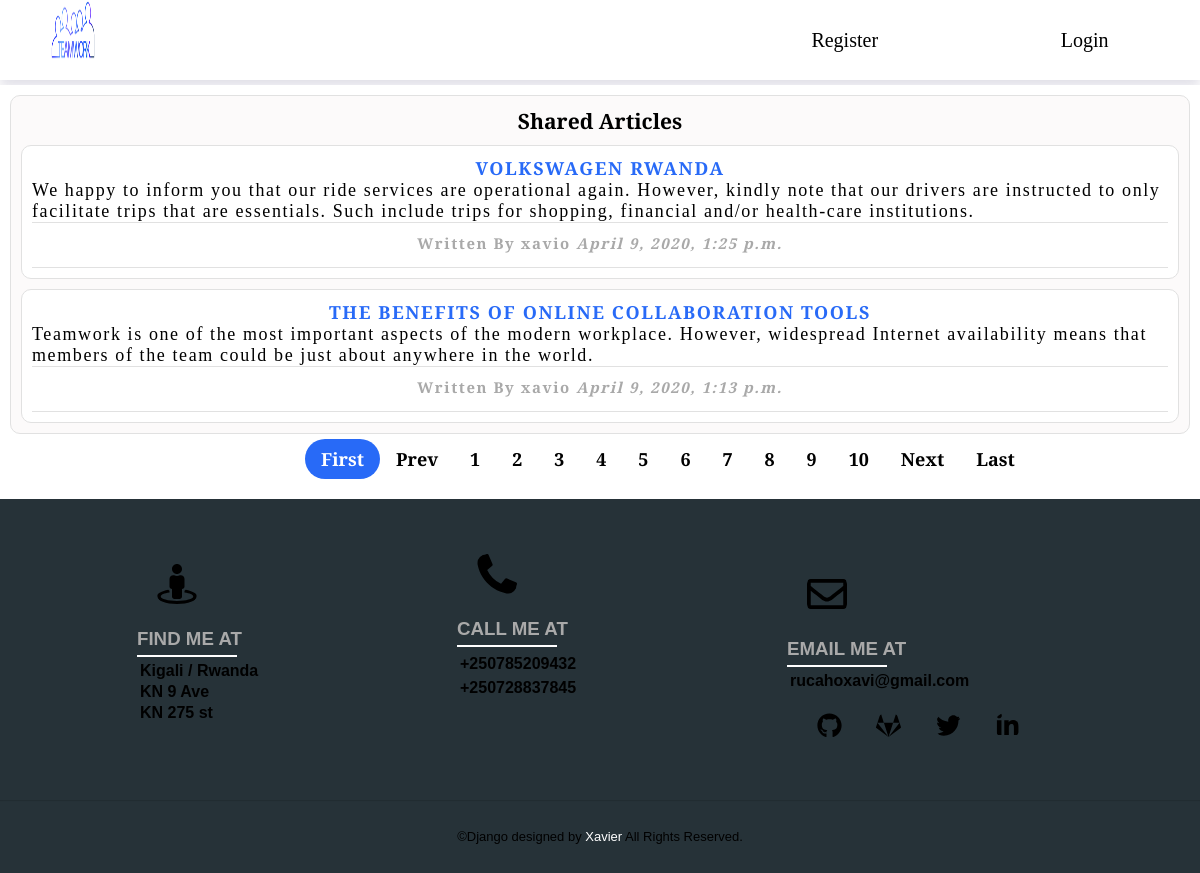
The page / on the database its author committed.
### workdjango/models.py (models this page shows, shortened)
class Post(models.Model):
    title = models.CharField(max_length=100)
    content = models.TextField()
    date_posted = models.DateTimeField(default=timezone.now)
    author = models.ForeignKey(User, on_delete=models.CASCADE)

### workdjango/views.py (the view)
# urls.py: path('', PostListView.as_view(), name='blog-home'),
class PostListView(ListView):
    model = Post
    template_name = 'workdjango/home.html'
    context_object_name = 'posts'
    ordering = ['-date_posted']

### workdjango/templates/workdjango/home.html
 {% extends "workdjango/base.html" %}
{% block content %}
<div class="shared-article-page">
  <div class="shared-form">
   <h3>Shared Articles</h3>
 {% for post in posts %}
<div class="info-card">
<a href="#"><h4>{{ post.title }}</h4></a>
<p> {{ post.content }}</p>
<div class="more">
<h5 class="author">Written By {{ post.author }} <i class="date">{{ post.date_posted}}</i></h5>
</div>
</div>
{% endfor %}
</div>
<div class="pagination">
<a href="" class="active" id="first">First</a>
<a href="">Prev</a>
<a href="">1</a>
<a href="">2</a>
<a href="">3</a>
<a href="">4</a>
<a href="">5</a>
<a href="">6</a>
<a href="">7</a>
<a href="">8</a>
<a href="">9</a>
<a href="">10</a>
<a href="">Next</a>
<a href="">Last</a>
</div>
</div>
{% endblock content %}

### workdjango/static/workdjango/nav.css (style rules this page uses)
:root { --primaryColor: rgb(40, 106, 247); --mainWhite: #ffffff; --mainGrey: #ececec; --mainBlack: #000000; --color-primary: #263238; --color-secondary: darkgrey; --mainSpacing: 0.1rem; --mainTransition: all .5s ease; }
* { margin: 0; padding: 0; box-sizing: border-box; }
body { font-family: 'Crimson Text'; font-size:18px; }

### workdjango/static/workdjango/view-articles.css (style rules this page uses)
:root { --primaryColor: rgb(40, 106, 247); --mainWhite: #ffffff; --mainGrey: #ececec; --mainBlack: #000000; --color-primary: #263238; --color-secondary: darkgrey; --mainSpacing: 0.1rem; --mainTransition: all .5s ease; }
.shared-article-page { background: #ffffff; width: 60%; height:auto; margin-top: 30px; margin-left: auto; margin-right: auto; }
.shared-form { position: relative; z-index: 1; background: rgb(252, 250, 250); width: 100%; margin: 0 auto 100px; padding: 45px; text-align: center; box-sizing: border-box; float:left; border: 1px solid #e1e1e1; border-radius: 10px; }
.info-card .more { border-bottom:1px solid #e1e1e1; height: 35px; }
a { text-decoration: none; color: var(--mainBlack); }
.info-card { height: auto; box-sizing: border-box; padding: 10px 10px; width: 100%; text-align: center; border: 1px solid #e1e1e1; padding: 10px 10px; background: var(--mainWhite); margin-top: 10px; border-radius: 10px; }
.info-card h4 { text-transform: uppercase; color: var(--primaryColor); letter-spacing: var(--mainSpacing); }
.info-card p { text-align: left; letter-spacing: var(--mainSpacing); border-bottom: 1px solid #e1e1e1; }
.info-card .author { color: var(--color-secondary); margin-left: 0; margin-bottom: 0px; margin-top:10px; letter-spacing: var(--mainSpacing); }
.info-card .author .date { color: var(--color-secondary); letter-spacing: var(--mainSpacing); }
@media only screen and (min-width: 300px) and (max-width: 1200px) { .shared-article-page { width:100%; margin-bottom: 0px; padding: 10px; margin-top: 5px; } }
@media only screen and (min-width: 300px) and (max-width: 1200px) { .shared-form { width: 100%; padding: 10px; margin-bottom: 5px; } }
@media only screen and (min-width: 300px) and (max-width: 1200px) { .info-card { width:100%; height: auto; } }
@media only screen and (min-width: 300px) and (max-width: 1200px) { .info-card .author { margin: auto; margin-bottom: 10px; margin-top: 10px; } }
@media only screen and (min-width: 300px) and (max-width: 1200px) { .info-card .author .date { margin: auto; text-align: center; } }

### workdjango/static/workdjango/create.css (style rules this page uses)
:root { --primaryColor: rgb(40, 106, 247); --mainWhite: #ffffff; --mainGrey: #ececec; --color-primary: #263238; --color-secondary: darkgrey; --mainSpacing: 0.1rem; --mainTransition: all .5s ease; }
a { text-decoration: none; color: var(--color-primary); }

### workdjango/static/workdjango/pagination.css (style rules this page uses)
.pagination { display: inline-block; width: 50%; margin-left: 25%; margin-bottom: 10px; display: flex; justify-content: space-evenly; }
.pagination a { color: black; float: left; font-weight: bold; padding: 8px 16px; text-decoration: none; }
.pagination #first { background-color: var(--primaryColor); color: white; border-radius: 50px; -webkit-border-radius: 50px; -moz-border-radius: 50px; -ms-border-radius: 50px; -o-border-radius: 50px; }

### rows shown on the page
Post: title "VOLKSWAGEN RWANDA", content "We happy to inform you that our ride services are operational again. However, kindly note that our drivers are instructed to only facilitate trips that are essentials. Such include trips for shopping, financial and/or health-care institutions.", author "xavio", date_posted "April 9, 2020, 1:25 p.m."
Post: title "THE BENEFITS OF ONLINE COLLABORATION TOOLS", content "Teamwork is one of the most important aspects of the modern workplace. However, widespread Internet availability means that members of the team could be just about anywhere in the world.", author "xavio", date_posted "April 9, 2020, 1:13 p.m."
